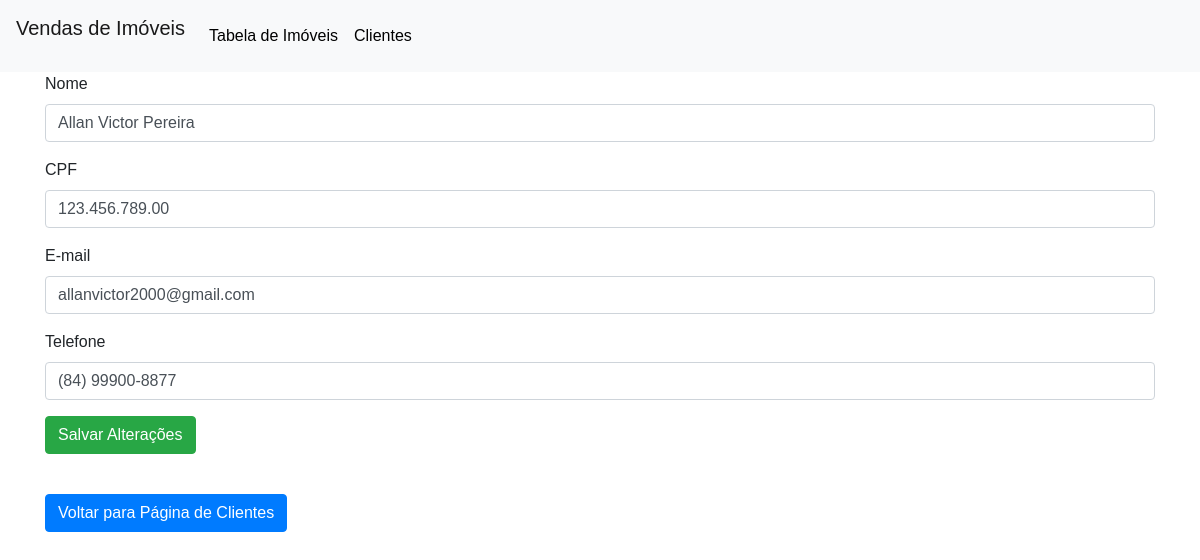
The page /cadastro_cliente_edita.php?id=162 on the database its author committed.
### tables this page shows
CREATE TABLE `clientes` (
  `cod_cliente` int(11) NOT NULL,
  `nome_cliente` varchar(255) NOT NULL,
  `cpf` varchar(50) NOT NULL,
  `email` varchar(255) NOT NULL,
  `telefone` varchar(20) NOT NULL
);

### cadastro_cliente_edita.php (the view, shortened to what this page needs)
<?php
	include("menu.php");
  include("script_conexao_bd/conexao.php");
    $id = $_GET['id'] ?? '';
    $sql = "SELECT * FROM clientes WHERE cod_cliente = '$id'";
    $dados = mysqli_query($conn, $sql);
    $linha_dados_edit = mysqli_fetch_assoc($dados);
?>
<div class="container">
	<form action="script_edit_cliente.php" method="POST">
		<div class="form-group">
    		<label for="nome_cliente">Nome</label>
    		<input type="name" class="form-control" name="nome_cliente"  placeholder="Maria" required value="<?php  echo $linha_dados_edit['nome_cliente']; ?>">
  		</div>
  		<div class="form-group">
   		 	<label for="cpf">CPF</label>
    		<input type="text" class="form-control" name="cpf" placeholder="000.000.000-00" required value="<?php  echo $linha_dados_edit['cpf']; ?>">
  		</div>
  		<div class="form-group">
    		<label for="email">E-mail</label>
    		<input type="email" class="form-control" name="email" placeholder="maria@gmail.com" required value="<?php  echo $linha_dados_edit['email']; ?>">
  		</div>
  		<div class="form-group">
   		 	<label for="telefone">Telefone</label>
    		<input type="text" class="form-control" name="telefone" placeholder="(84) 90000-0000" required value="<?php  echo $linha_dados_edit['telefone']; ?>">
  		</div>
  		<button type="submit" class="btn btn-success" >Salvar Alterações</button>
	</form>
	<br><a href="clientes.php" class="btn btn-primary">Voltar para Página de Clientes</a>
</div>

### rows shown on the page
clientes: nome_cliente "Allan Victor Pereira", cpf "123.456.789.00", email "allanvictor2000@gmail.com", telefone "(84) 99900-8877"
